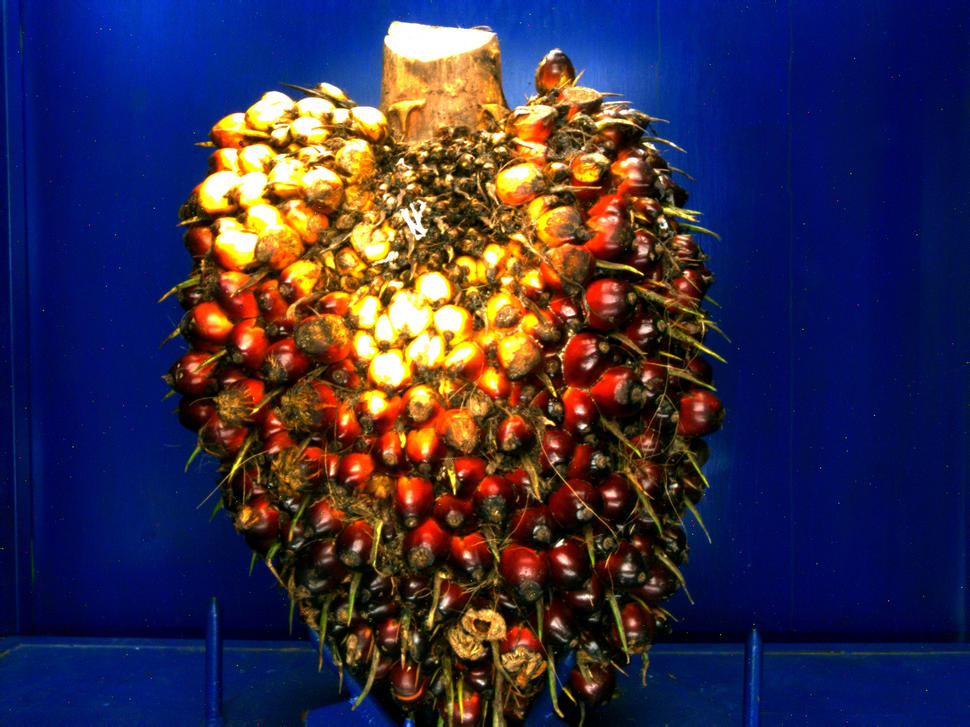
#> input picture Fruitset/Pic_20260923152205302.png, 970 x 727 px, shrunk from 1600 x 1200 before the run
$ python segment_tbs.py
#> lines starting #> are read from the running program, lines starting #| are printed output that depends on the picture; after the words box and inside, x2 and y2 are one past the last pixel; in counts of white or black regions, pixels touching at a corner belong together
from pathlib import Path

import cv2
import numpy as np

# Lokasi proyek
BASE_DIR = Path(__file__).resolve().parent.parent
IMAGE_PATH = BASE_DIR / "Fruitset" / "Pic_20260923152205302.png"

OUTPUT_DIR = BASE_DIR / "results" / "04_visualization"
OUTPUT_DIR.mkdir(parents=True, exist_ok=True)

# Baca gambar
image = cv2.imread(str(IMAGE_PATH))
#> image is the input picture: shape (727, 970, 3); mean B, G, R 73.3, 46.4, 54.2

if image is None:
    raise FileNotFoundError(
        f"Gambar tidak ditemukan: {IMAGE_PATH}"
    )

# Deteksi perkiraan latar belakang biru
hsv = cv2.cvtColor(image, cv2.COLOR_BGR2HSV)
#> hsv: shape (727, 970, 3); mean H, S, V 74.5, 226.8, 111

lower_blue = np.array([90, 50, 25], dtype=np.uint8)
upper_blue = np.array([140, 255, 255], dtype=np.uint8)

blue_mask = cv2.inRange(hsv, lower_blue, upper_blue)
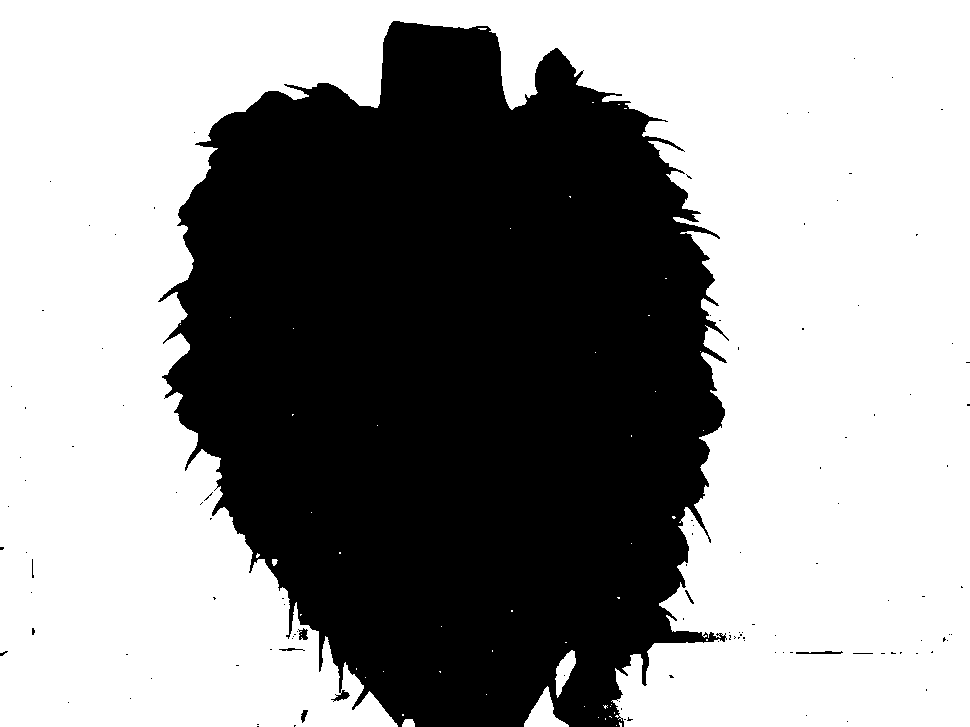
#> blue_mask: shape (727, 970); 58.4% white; 115 black regions (107 under 20 px), largest, box (x1, y1, x2, y2) and area: (158, 21, 729, 727) 292531, (796, 651, 843, 654) 98, (298, 628, 308, 640) 78

# Area bukan biru dianggap sebagai kandidat TBS
tbs_mask = cv2.bitwise_not(blue_mask)

kernel = np.ones((5, 5), np.uint8)
tbs_mask = cv2.morphologyEx(
    tbs_mask, cv2.MORPH_OPEN, kernel
)
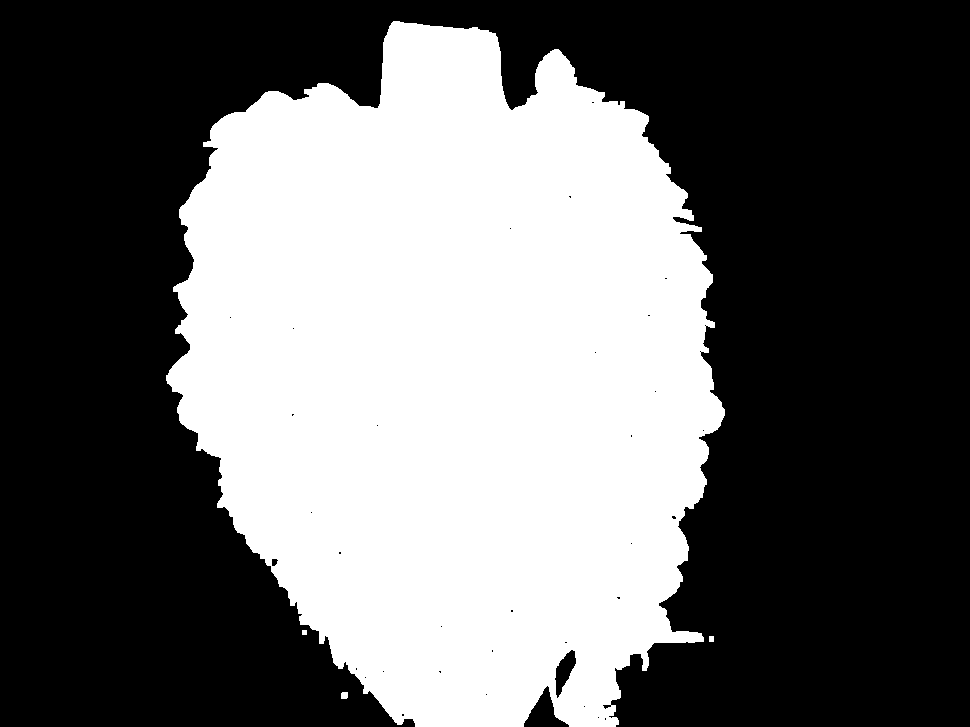
#> tbs_mask: shape (727, 970); 41.2% white; 4 white regions, box (x1, y1, x2, y2) and area: (166, 21, 725, 727) 290244, (341, 692, 348, 699) 47, (709, 636, 714, 642) 30, (302, 630, 307, 635) 25

# Buat overlay hijau untuk memeriksa hasil
green = np.zeros_like(image)
green[:] = (0, 255, 0)

colored = cv2.addWeighted(image, 0.65, green, 0.35, 0)
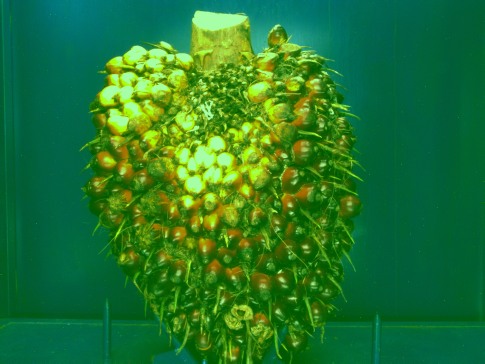
#> colored: shape (727, 970, 3) (shown at 1/2 size); mean B, G, R 47.7, 119.4, 35.3

overlay = image.copy()
overlay[tbs_mask > 0] = colored[tbs_mask > 0]
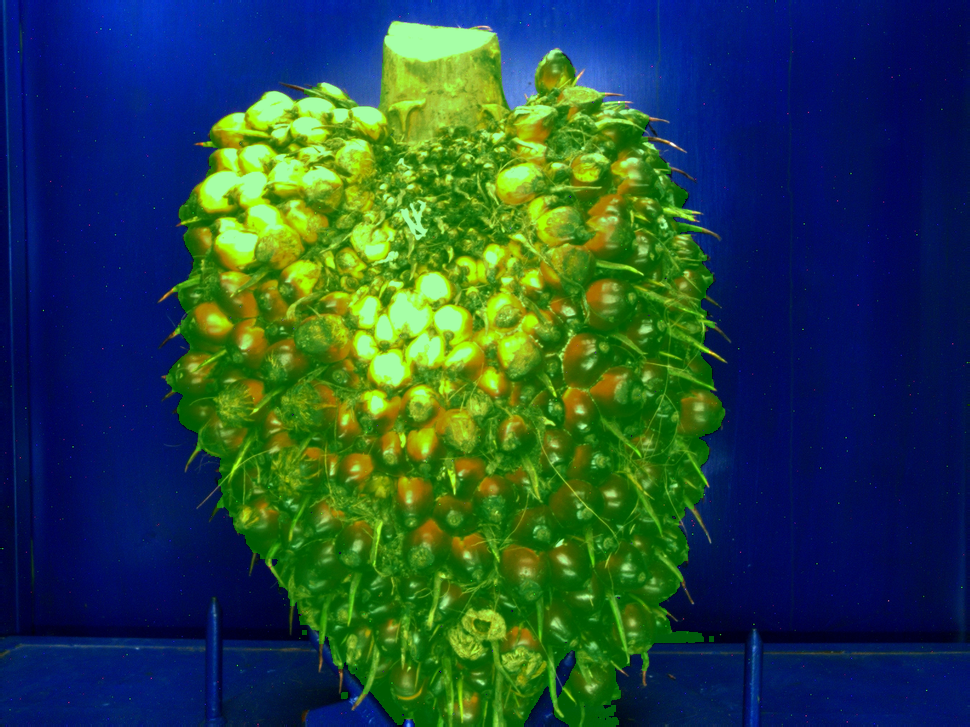
#> overlay: shape (727, 970, 3); mean B, G, R 68.1, 71.3, 35.9

# Simpan hasil
mask_path = OUTPUT_DIR / "tbs_mask_awal.png"
overlay_path = OUTPUT_DIR / "tbs_overlay_awal.png"

cv2.imwrite(str(mask_path), tbs_mask)
cv2.imwrite(str(overlay_path), overlay)

print("Segmentasi awal selesai!")
print(f"Mask: {mask_path}")
print(f"Overlay: {overlay_path}")

$ run again, with Fruitset/Pic_20260923152208549.png copied over Fruitset/Pic_20260923152205302.png
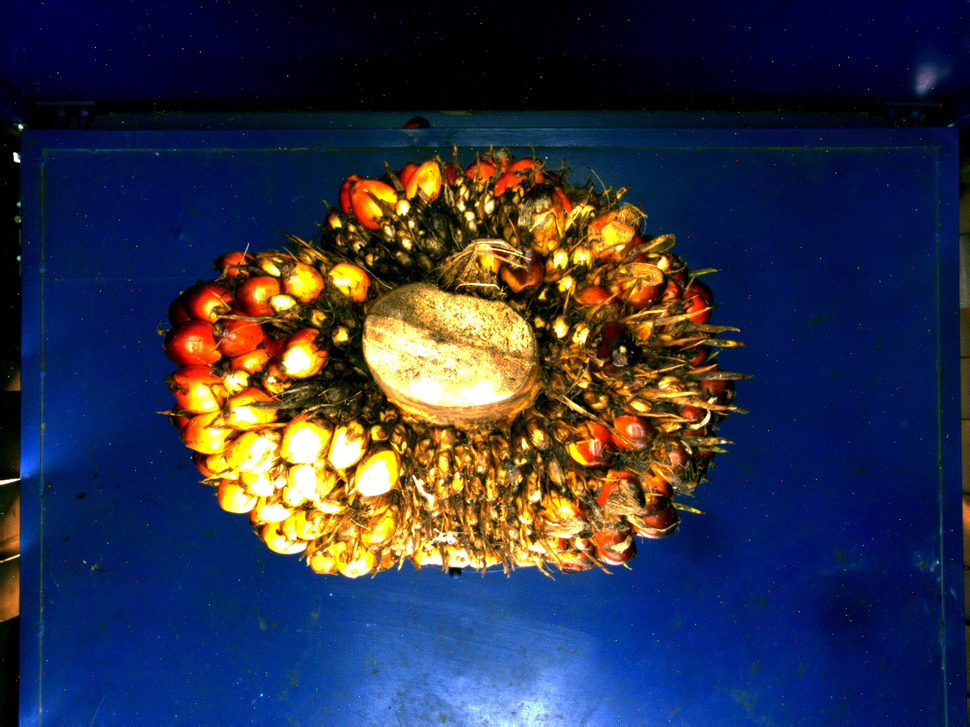
#> input picture Fruitset/Pic_20260923152208549.png, 970 x 727 px, shrunk from 1600 x 1200 before the run
#> image is the input picture: shape (727, 970, 3); mean B, G, R 71.7, 51.3, 47.1
#> hsv: shape (727, 970, 3); mean H, S, V 82.7, 221.6, 102.5
#> `blue_mask = cv2.inRange(hsv, lower_blue, upper_blue)`:
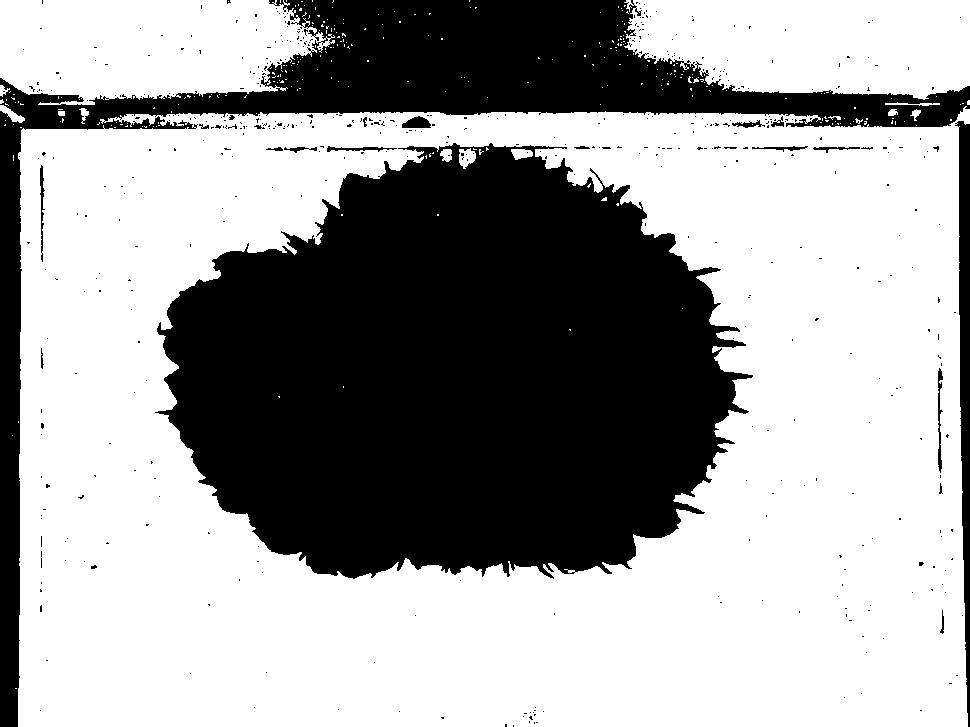
#> blue_mask: shape (727, 970); 62.7% white; 520 black regions (498 under 20 px), largest, box (x1, y1, x2, y2) and area: (155, 143, 753, 579) 187057, (0, 0, 970, 727) 68128, (955, 121, 970, 727) 5027
#> `overlay[tbs_mask > 0] = colored[tbs_mask > 0]`:
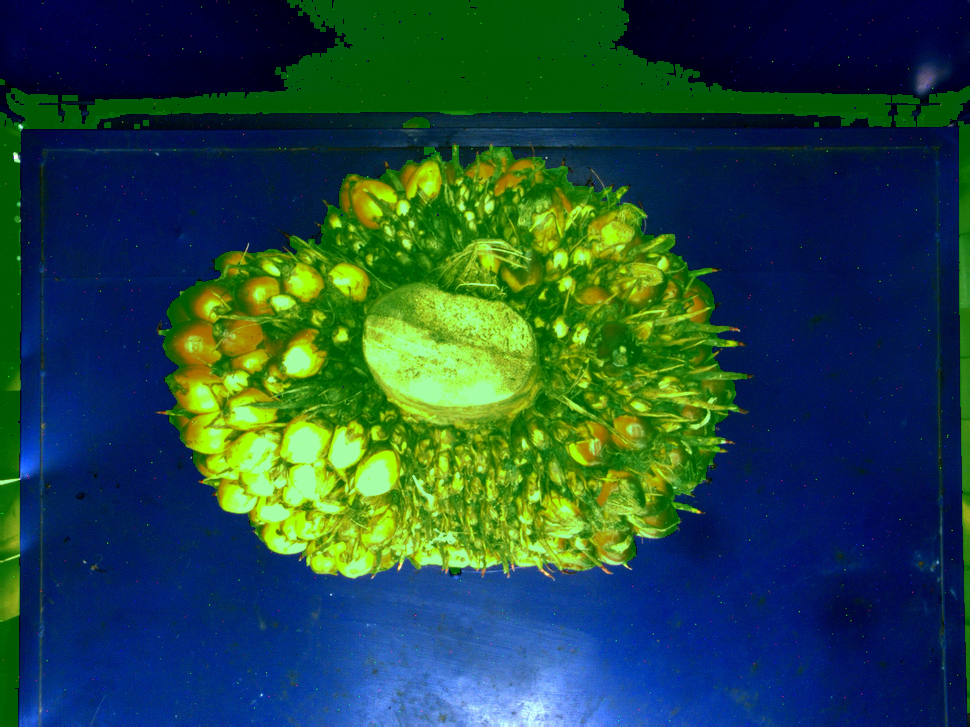
#> overlay: shape (727, 970, 3); mean B, G, R 67.4, 72.9, 32.3

$ run again, with Fruitset/Pic_20260923152226022.png copied over Fruitset/Pic_20260923152205302.png
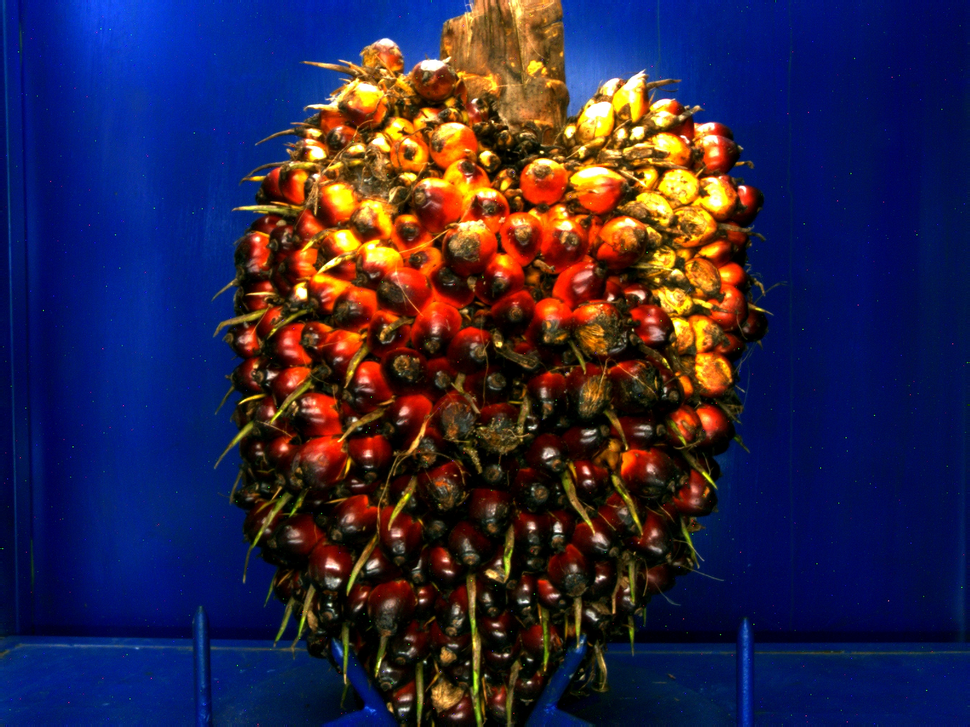
#> input picture Fruitset/Pic_20260923152226022.png, 970 x 727 px, shrunk from 1600 x 1200 before the run
#> image is the input picture: shape (727, 970, 3); mean B, G, R 69.8, 37, 44.4
#> hsv: shape (727, 970, 3); mean H, S, V 74.3, 231.6, 104.6
#> `blue_mask = cv2.inRange(hsv, lower_blue, upper_blue)`:
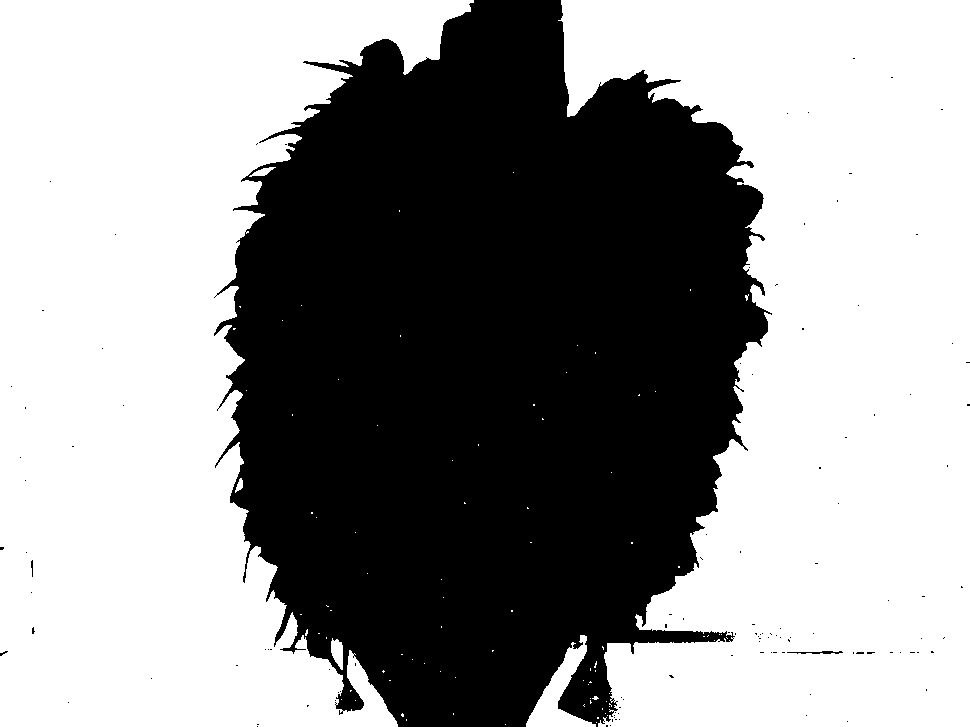
#> blue_mask: shape (727, 970); 58.5% white; 117 black regions (114 under 20 px), largest, box (x1, y1, x2, y2) and area: (214, 0, 772, 727) 292267, (787, 651, 843, 654) 96, (31, 560, 33, 577) 24
#> `overlay[tbs_mask > 0] = colored[tbs_mask > 0]`:
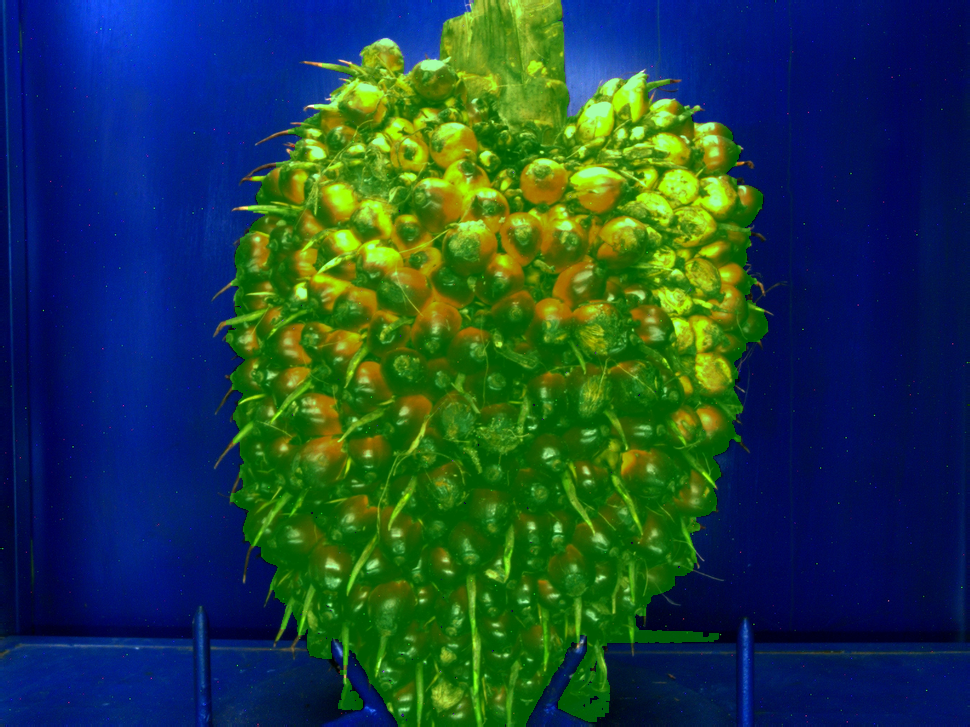
#> overlay: shape (727, 970, 3); mean B, G, R 67, 65.6, 29.4
